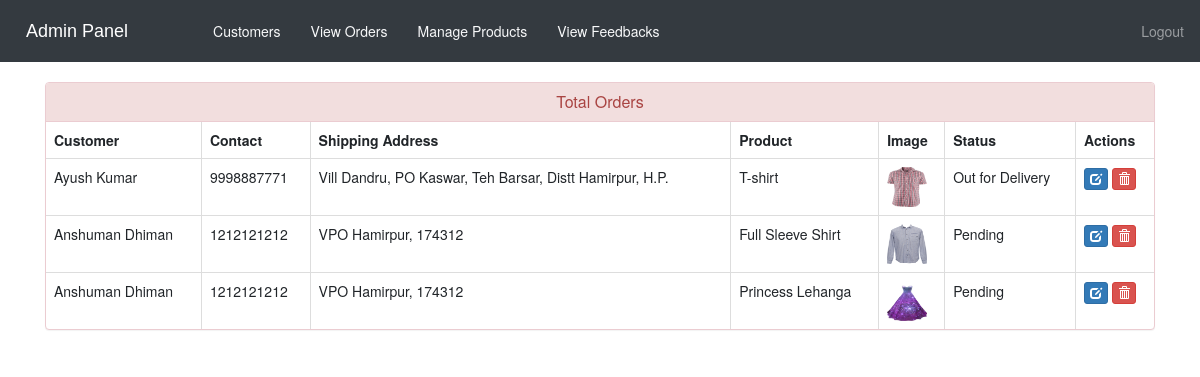
The page /admin-view-booking (signed in) on the database its author committed.
### ecom/models.py (models this page shows, shortened)
class Customer(models.Model):
    user=models.OneToOneField(User,on_delete=models.CASCADE)
    profile_pic= models.ImageField(upload_to='profile_pic/CustomerProfilePic/',null=True,blank=True)
    address = models.CharField(max_length=40)
    mobile = models.CharField(max_length=20,null=False)
    @property
    def get_name(self):
        return self.user.first_name+" "+self.user.last_name

class Orders(models.Model):
    STATUS =(
        ('Pending','Pending'),
        ('Order Confirmed','Order Confirmed'),
        ('Out for Delivery','Out for Delivery'),
        ('Delivered','Delivered'),
    )
    customer=models.ForeignKey('Customer', on_delete=models.CASCADE,null=True)
    product=models.ForeignKey('Product',on_delete=models.CASCADE,null=True)
    email = models.CharField(max_length=50,null=True)
    address = models.CharField(max_length=500,null=True)
    mobile = models.CharField(max_length=20,null=True)
    order_date= models.DateField(auto_now_add=True,null=True)
    status=models.CharField(max_length=50,null=True,choices=STATUS)

class Product(models.Model):
    name=models.CharField(max_length=40)
    product_image= models.ImageField(upload_to='product_image/')
    price = models.PositiveIntegerField()
    description=models.CharField(max_length=40)

### ecom/views.py (the view)
# urls.py: path('admin-view-booking', views.admin_view_booking_view,name='admin-view-booking'),
@login_required(login_url='adminlogin')
def admin_view_booking_view(request):
    orders=models.Orders.objects.all()
    ordered_products=[]
    ordered_bys=[]
    for order in orders:
        ordered_product=models.Product.objects.all().filter(id=order.product.id)
        ordered_by=models.Customer.objects.all().filter(id = order.customer.id)
        ordered_products.append(ordered_product)
        ordered_bys.append(ordered_by)
    return render(request,'ecom/admin_view_booking.html',{'data':zip(ordered_products,ordered_bys,orders)})

### templates/ecom/admin_view_booking.html (shortened to what this page needs)
{% extends 'ecom/admin_base.html' %}
{% load static %}
{% block content %}
<head>
  <link href="//netdna.bootstrapcdn.com/bootstrap/3.0.0/css/bootstrap.min.css" rel="stylesheet" id="bootstrap-css">
</head>
<div class="container">
  <div class="panel panel-danger">
    <div class="panel-heading">
      <h6 class="panel-title">Total Orders</h6>
    </div>
    <table class="table table-hover table-bordered" id="dev-table">
      <thead>
        <tr>
          <th>Customer</th>
          <th>Contact</th>
          <th>Shipping Address</th>
          <th>Product</th>
          <th>Image</th>
          <th>Status</th>
          <th>Actions</th>
        </tr>
      </thead>
      {% for product,customer,order in data %}
      <tr>
        {% for c in customer %}
        <td> {{c.get_name}}</td>
        <td>{{c.mobile}}</td>
        <td>{{order.address}}</td>
        {% endfor %}
        {% for p in product %}
        <td> {{p.name}}</td>
        <td> <img src="{% static p.product_image.url %}" alt="Profile Pic" height="40px" width="40px" /></td>
        <td>{{order.status}}</td>
        <td><a class="btn btn-primary btn-xs" href="{% url 'update-order' order.id  %}"><span class="glyphicon glyphicon-edit"></span></a>
        <a class="btn btn-danger btn-xs" href="{% url 'delete-order' order.id  %}"><span class="glyphicon glyphicon-trash"></span></a></td>
        {% endfor %}
      </tr>
      {% endfor %}
    </table>
  </div>
</div>
{% endblock content %}

### templates/ecom/admin_view_booking.html (style rules this page uses)
a:link { text-decoration: none; }
h6 { text-align: center; }

### rows shown on the page
Orders: address "Vill Dandru, PO Kaswar, Teh Barsar, Distt Hamirpur, H.P.", status "Out for Delivery"
Customer: get_name "Ayush Kumar", mobile "9998887771"
Product: name "T-shirt", product_image (picture)
Orders: address "VPO Hamirpur, 174312", status "Pending"
Customer: get_name "Anshuman Dhiman", mobile "1212121212"
Product: name "Full Sleeve Shirt", product_image (picture)
Orders: address "VPO Hamirpur, 174312", status "Pending"
Product: name "Princess Lehanga", product_image (picture)
